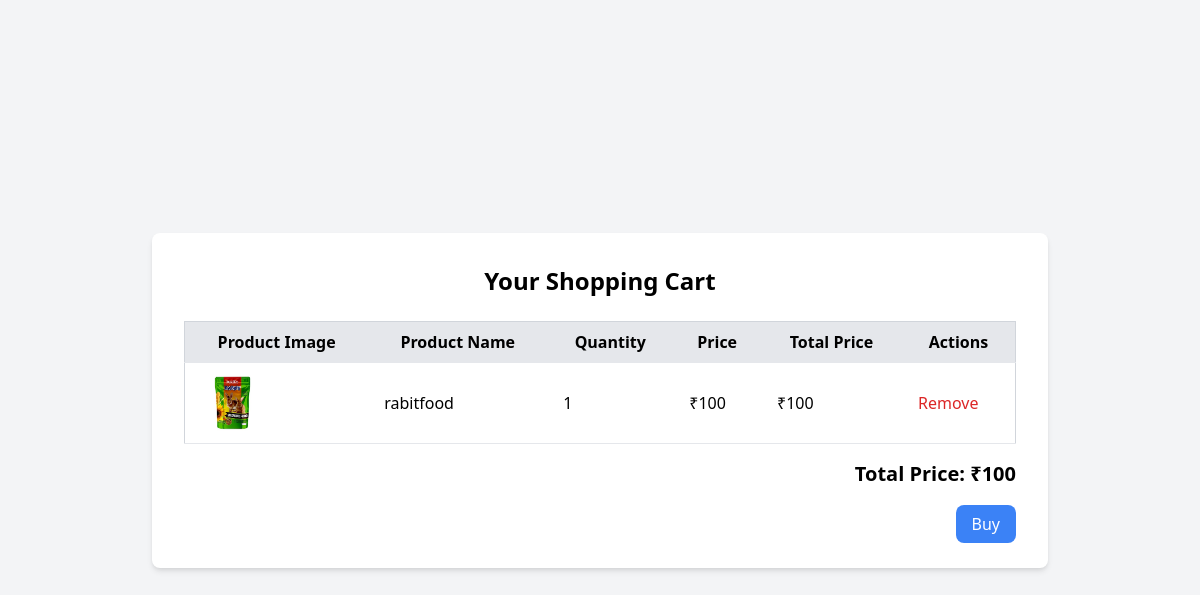
The app's page /cart/ (signed in) with its own data.
### petapp/models.py (models this page shows, shortened)
class Cart(models.Model):
    user = models.ForeignKey(User, on_delete=models.CASCADE)
    product = models.ForeignKey(Product, on_delete=models.CASCADE, null=True, blank=True)
    quantity = models.PositiveIntegerField(default=1)
    created_at = models.DateTimeField(auto_now_add=True)

class Product(models.Model):
    productname=models.CharField(max_length=100)
    price=models.IntegerField()
    brand=models.CharField(max_length=20)
    product_pic = models.FileField(upload_to='profile',blank=True, null=True)

### petapp/views.py (the view)
# urls.py: path('cart/', views.cart, name='cart'),
def cart(request):
    email = request.session.get('email')
    if email:
        user = get_object_or_404(User, email=email)
        cart_items = Cart.objects.filter(user=user)
        for item in cart_items:
            item.total_price = item.product.price * item.quantity
        total_price = sum(item.total_price for item in cart_items)
        return render(request, 'cart.html', {'cart_items': cart_items, 'total_price': total_price})
    else:
        return render(request, 'cart.html', {'AUTHENTICATION FAILED': 'User email not found in session. Please login first.'})

### petapp/templates/cart.html (shortened to what this page needs)
<!DOCTYPE html>
<html lang="en">
<head>
    <link href="https://cdn.jsdelivr.net/npm/tailwindcss@2.2.19/dist/tailwind.min.css" rel="stylesheet">
</head>
<body class="bg-gray-100">
    <div class="flex flex-col items-center justify-center min-h-screen">
        <div class="bg-white p-8 rounded-lg shadow-md w-full max-w-4xl">
            <h2 class="text-2xl font-bold mb-6 text-center">Your Shopping Cart</h2>
            {% if cart_items %}
            <table class="min-w-full bg-white border border-gray-300">
                <thead>
                    <tr class="bg-gray-200">
                        <th class="py-2 px-4 border-b">Product Image</th>
                        <th class="py-2 px-4 border-b">Product Name</th>
                        <th class="py-2 px-4 border-b">Quantity</th>
                        <th class="py-2 px-4 border-b">Price</th>
                        <th class="py-2 px-4 border-b">Total Price</th>
                        <th class="py-2 px-4 border-b">Actions</th>
                    </tr>
                </thead>
                <tbody>
                    {% for item in cart_items %}
                    <tr class="hover:bg-gray-100">
                        <td class="py-2 px-4 border-b">
                            <img src="{{ item.product.product_pic.url }}" alt="{{ item.product.productname }}" class="w-16 h-16 object-cover">
                        </td>
                        <td class="py-2 px-4 border-b">{{ item.product.productname }}</td>
                        <td class="py-2 px-4 border-b">{{ item.quantity }}</td>
                        <td class="py-2 px-4 border-b">₹{{ item.product.price }}</td>
                        <td class="py-2 px-4 border-b">₹{{ item.total_price }}</td>
                        <td class="py-2 px-4 border-b">
                            <form method="POST" action="{% url 'delete_cart' item.id %}">
                                <button type="submit" class="text-red-600 hover:text-red-800">Remove</button>
                            </form>
                        </td>
                    </tr>
                    {% endfor %}
                </tbody>
            </table>
            <div class="mt-4 text-right">
                <h3 class="text-xl font-semibold">Total Price: ₹{{ total_price }}</h3><br>
                <div>
                <a href="/checkout/" class="mt-4 bg-blue-500 text-white px-4 py-2 rounded-lg hover:bg-blue-600 transition">
                     Buy
                </a>
            </div>
            </div>
            {% else %}
            <p class="text-center">Your cart is empty. Start shopping!</p>
            {% endif %}
        </div>
    </div>
</body>
</html>

### records on screen
Cart: product.product_pic (picture), product.productname "rabitfood", quantity "1", product.price "100", total_price "100"

### other values on screen
{{ total_price }} "100"
